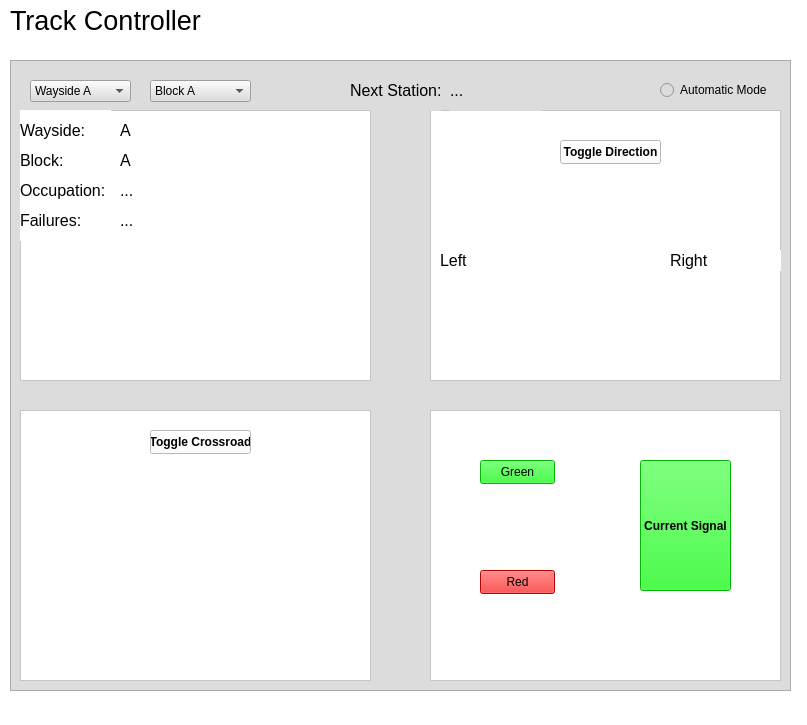
<?xml version="1.0" encoding="UTF-8"?>
<ui version="4.0">
 <class>MainWindow</class>
 <widget class="QMainWindow" name="MainWindow">
  <property name="geometry">
   <rect>
    <x>0</x>
    <y>0</y>
    <width>807</width>
    <height>725</height>
   </rect>
  </property>
  <property name="windowTitle">
   <string>MainWindow</string>
  </property>
  <property name="styleSheet">
   <string notr="true">background-color: rgb(255, 255, 255);</string>
  </property>
  <widget class="QWidget" name="centralwidget">
   <widget class="QLabel" name="name">
    <property name="geometry">
     <rect>
      <x>10</x>
      <y>0</y>
      <width>201</width>
      <height>41</height>
     </rect>
    </property>
    <property name="font">
     <font>
      <pointsize>20</pointsize>
     </font>
    </property>
    <property name="lineWidth">
     <number>1</number>
    </property>
    <property name="midLineWidth">
     <number>0</number>
    </property>
    <property name="text">
     <string>Track Controller</string>
    </property>
   </widget>
   <widget class="QFrame" name="frame">
    <property name="geometry">
     <rect>
      <x>10</x>
      <y>60</y>
      <width>781</width>
      <height>631</height>
     </rect>
    </property>
    <property name="styleSheet">
     <string notr="true">background-color: rgb(220, 220, 220);</string>
    </property>
    <property name="frameShape">
     <enum>QFrame::StyledPanel</enum>
    </property>
    <property name="frameShadow">
     <enum>QFrame::Raised</enum>
    </property>
    <widget class="QFrame" name="signalFrame">
     <property name="geometry">
      <rect>
       <x>420</x>
       <y>350</y>
       <width>351</width>
       <height>271</height>
      </rect>
     </property>
     <property name="styleSheet">
      <string notr="true">background-color: rgb(255, 255, 255);</string>
     </property>
     <property name="frameShape">
      <enum>QFrame::StyledPanel</enum>
     </property>
     <property name="frameShadow">
      <enum>QFrame::Raised</enum>
     </property>
     <widget class="QPushButton" name="greenButton">
      <property name="geometry">
       <rect>
        <x>50</x>
        <y>50</y>
        <width>75</width>
        <height>24</height>
       </rect>
      </property>
      <property name="styleSheet">
       <string notr="true">background-color: rgb(0, 255, 0);</string>
      </property>
      <property name="text">
       <string>Green</string>
      </property>
     </widget>
     <widget class="QPushButton" name="redButton">
      <property name="geometry">
       <rect>
        <x>50</x>
        <y>160</y>
        <width>75</width>
        <height>24</height>
       </rect>
      </property>
      <property name="styleSheet">
       <string notr="true">background-color: rgb(255, 0, 0);</string>
      </property>
      <property name="text">
       <string>Red</string>
      </property>
     </widget>
     <widget class="QPushButton" name="signalState">
      <property name="geometry">
       <rect>
        <x>210</x>
        <y>50</y>
        <width>91</width>
        <height>131</height>
       </rect>
      </property>
      <property name="font">
       <font>
        <bold>true</bold>
       </font>
      </property>
      <property name="styleSheet">
       <string notr="true">background-color: rgb(0, 255, 0);</string>
      </property>
      <property name="text">
       <string>Current Signal</string>
      </property>
      <property name="autoDefault">
       <bool>false</bool>
      </property>
     </widget>
    </widget>
    <widget class="QFrame" name="switchFrame">
     <property name="geometry">
      <rect>
       <x>420</x>
       <y>50</y>
       <width>351</width>
       <height>271</height>
      </rect>
     </property>
     <property name="styleSheet">
      <string notr="true">background-color: rgb(255, 255, 255);</string>
     </property>
     <property name="frameShape">
      <enum>QFrame::StyledPanel</enum>
     </property>
     <property name="frameShadow">
      <enum>QFrame::Raised</enum>
     </property>
     <widget class="QLabel" name="switchDirection">
      <property name="geometry">
       <rect>
        <x>120</x>
        <y>90</y>
        <width>131</width>
        <height>131</height>
       </rect>
      </property>
      <property name="text">
       <string>&lt;html&gt;&lt;head/&gt;&lt;body&gt;&lt;p&gt;&lt;img src=&quot;:/left/left.jpg&quot;/&gt;&lt;/p&gt;&lt;/body&gt;&lt;/html&gt;</string>
      </property>
     </widget>
     <widget class="QPushButton" name="toggleDirection">
      <property name="geometry">
       <rect>
        <x>130</x>
        <y>30</y>
        <width>101</width>
        <height>24</height>
       </rect>
      </property>
      <property name="font">
       <font>
        <bold>true</bold>
       </font>
      </property>
      <property name="text">
       <string>Toggle Direction</string>
      </property>
     </widget>
     <widget class="QLabel" name="leftBlock">
      <property name="geometry">
       <rect>
        <x>10</x>
        <y>140</y>
        <width>91</width>
        <height>21</height>
       </rect>
      </property>
      <property name="font">
       <font>
        <pointsize>12</pointsize>
       </font>
      </property>
      <property name="styleSheet">
       <string notr="true">border-color: rgb(0, 0, 0);</string>
      </property>
      <property name="lineWidth">
       <number>1</number>
      </property>
      <property name="midLineWidth">
       <number>0</number>
      </property>
      <property name="text">
       <string>Left</string>
      </property>
     </widget>
     <widget class="QLabel" name="rightBlock">
      <property name="geometry">
       <rect>
        <x>240</x>
        <y>140</y>
        <width>111</width>
        <height>21</height>
       </rect>
      </property>
      <property name="font">
       <font>
        <pointsize>12</pointsize>
       </font>
      </property>
      <property name="styleSheet">
       <string notr="true">border-color: rgb(0, 0, 0);</string>
      </property>
      <property name="lineWidth">
       <number>1</number>
      </property>
      <property name="midLineWidth">
       <number>0</number>
      </property>
      <property name="text">
       <string>Right</string>
      </property>
     </widget>
    </widget>
    <widget class="QLabel" name="stationLabel">
     <property name="geometry">
      <rect>
       <x>340</x>
       <y>10</y>
       <width>91</width>
       <height>41</height>
      </rect>
     </property>
     <property name="font">
      <font>
       <pointsize>12</pointsize>
      </font>
     </property>
     <property name="lineWidth">
      <number>1</number>
     </property>
     <property name="midLineWidth">
      <number>0</number>
     </property>
     <property name="text">
      <string>Next Station:</string>
     </property>
    </widget>
    <widget class="QRadioButton" name="modeButton">
     <property name="geometry">
      <rect>
       <x>650</x>
       <y>20</y>
       <width>121</width>
       <height>20</height>
      </rect>
     </property>
     <property name="text">
      <string>Automatic Mode</string>
     </property>
    </widget>
    <widget class="QFrame" name="dataFrame">
     <property name="geometry">
      <rect>
       <x>10</x>
       <y>50</y>
       <width>351</width>
       <height>271</height>
      </rect>
     </property>
     <property name="styleSheet">
      <string notr="true">background-color: rgb(255, 255, 255);</string>
     </property>
     <property name="frameShape">
      <enum>QFrame::StyledPanel</enum>
     </property>
     <property name="frameShadow">
      <enum>QFrame::Raised</enum>
     </property>
     <widget class="QLabel" name="waysideData">
      <property name="geometry">
       <rect>
        <x>100</x>
        <y>10</y>
        <width>131</width>
        <height>21</height>
       </rect>
      </property>
      <property name="font">
       <font>
        <pointsize>12</pointsize>
       </font>
      </property>
      <property name="styleSheet">
       <string notr="true">border-color: rgb(0, 0, 0);</string>
      </property>
      <property name="lineWidth">
       <number>1</number>
      </property>
      <property name="midLineWidth">
       <number>0</number>
      </property>
      <property name="text">
       <string>A</string>
      </property>
     </widget>
     <widget class="QLabel" name="waysideLabel">
      <property name="geometry">
       <rect>
        <x>0</x>
        <y>0</y>
        <width>91</width>
        <height>41</height>
       </rect>
      </property>
      <property name="font">
       <font>
        <pointsize>12</pointsize>
       </font>
      </property>
      <property name="lineWidth">
       <number>1</number>
      </property>
      <property name="midLineWidth">
       <number>0</number>
      </property>
      <property name="text">
       <string>Wayside:</string>
      </property>
     </widget>
     <widget class="QLabel" name="blockData">
      <property name="geometry">
       <rect>
        <x>100</x>
        <y>40</y>
        <width>131</width>
        <height>21</height>
       </rect>
      </property>
      <property name="font">
       <font>
        <pointsize>12</pointsize>
       </font>
      </property>
      <property name="styleSheet">
       <string notr="true">border-color: rgb(0, 0, 0);</string>
      </property>
      <property name="lineWidth">
       <number>1</number>
      </property>
      <property name="midLineWidth">
       <number>0</number>
      </property>
      <property name="text">
       <string>A</string>
      </property>
     </widget>
     <widget class="QLabel" name="blockLabel">
      <property name="geometry">
       <rect>
        <x>0</x>
        <y>30</y>
        <width>91</width>
        <height>41</height>
       </rect>
      </property>
      <property name="font">
       <font>
        <pointsize>12</pointsize>
       </font>
      </property>
      <property name="lineWidth">
       <number>1</number>
      </property>
      <property name="midLineWidth">
       <number>0</number>
      </property>
      <property name="text">
       <string>Block:</string>
      </property>
     </widget>
     <widget class="QLabel" name="occupationData">
      <property name="geometry">
       <rect>
        <x>100</x>
        <y>70</y>
        <width>131</width>
        <height>21</height>
       </rect>
      </property>
      <property name="font">
       <font>
        <pointsize>12</pointsize>
       </font>
      </property>
      <property name="styleSheet">
       <string notr="true">border-color: rgb(0, 0, 0);</string>
      </property>
      <property name="lineWidth">
       <number>1</number>
      </property>
      <property name="midLineWidth">
       <number>0</number>
      </property>
      <property name="text">
       <string>...</string>
      </property>
     </widget>
     <widget class="QLabel" name="occupationLabel">
      <property name="geometry">
       <rect>
        <x>0</x>
        <y>60</y>
        <width>91</width>
        <height>41</height>
       </rect>
      </property>
      <property name="font">
       <font>
        <pointsize>12</pointsize>
       </font>
      </property>
      <property name="lineWidth">
       <number>1</number>
      </property>
      <property name="midLineWidth">
       <number>0</number>
      </property>
      <property name="text">
       <string>Occupation:</string>
      </property>
     </widget>
     <widget class="QLabel" name="failureLabel">
      <property name="geometry">
       <rect>
        <x>0</x>
        <y>90</y>
        <width>91</width>
        <height>41</height>
       </rect>
      </property>
      <property name="font">
       <font>
        <pointsize>12</pointsize>
       </font>
      </property>
      <property name="lineWidth">
       <number>1</number>
      </property>
      <property name="midLineWidth">
       <number>0</number>
      </property>
      <property name="text">
       <string>Failures:</string>
      </property>
     </widget>
     <widget class="QLabel" name="failureData">
      <property name="geometry">
       <rect>
        <x>100</x>
        <y>100</y>
        <width>131</width>
        <height>21</height>
       </rect>
      </property>
      <property name="font">
       <font>
        <pointsize>12</pointsize>
       </font>
      </property>
      <property name="styleSheet">
       <string notr="true">border-color: rgb(0, 0, 0);</string>
      </property>
      <property name="lineWidth">
       <number>1</number>
      </property>
      <property name="midLineWidth">
       <number>0</number>
      </property>
      <property name="text">
       <string>...</string>
      </property>
     </widget>
    </widget>
    <widget class="QComboBox" name="wayside">
     <property name="geometry">
      <rect>
       <x>20</x>
       <y>20</y>
       <width>101</width>
       <height>22</height>
      </rect>
     </property>
     <item>
      <property name="text">
       <string>Wayside A</string>
      </property>
     </item>
    </widget>
    <widget class="QFrame" name="crossroadFrame">
     <property name="geometry">
      <rect>
       <x>10</x>
       <y>350</y>
       <width>351</width>
       <height>271</height>
      </rect>
     </property>
     <property name="styleSheet">
      <string notr="true">background-color: rgb(255, 255, 255);</string>
     </property>
     <property name="frameShape">
      <enum>QFrame::StyledPanel</enum>
     </property>
     <property name="frameShadow">
      <enum>QFrame::Raised</enum>
     </property>
     <widget class="QLabel" name="crossroadStatus">
      <property name="geometry">
       <rect>
        <x>90</x>
        <y>70</y>
        <width>161</width>
        <height>161</height>
       </rect>
      </property>
      <property name="text">
       <string>&lt;html&gt;&lt;head/&gt;&lt;body&gt;&lt;p&gt;&lt;img src=&quot;:/crossc/crossc.jpg&quot;/&gt;&lt;/p&gt;&lt;/body&gt;&lt;/html&gt;</string>
      </property>
     </widget>
     <widget class="QPushButton" name="toggleCrossroad">
      <property name="geometry">
       <rect>
        <x>130</x>
        <y>20</y>
        <width>101</width>
        <height>24</height>
       </rect>
      </property>
      <property name="font">
       <font>
        <bold>true</bold>
       </font>
      </property>
      <property name="text">
       <string>Toggle Crossroad</string>
      </property>
     </widget>
    </widget>
    <widget class="QComboBox" name="block">
     <property name="geometry">
      <rect>
       <x>140</x>
       <y>20</y>
       <width>101</width>
       <height>22</height>
      </rect>
     </property>
     <item>
      <property name="text">
       <string>Block A</string>
      </property>
     </item>
    </widget>
    <widget class="QLabel" name="stationData">
     <property name="geometry">
      <rect>
       <x>440</x>
       <y>10</y>
       <width>91</width>
       <height>41</height>
      </rect>
     </property>
     <property name="font">
      <font>
       <pointsize>12</pointsize>
      </font>
     </property>
     <property name="lineWidth">
      <number>1</number>
     </property>
     <property name="midLineWidth">
      <number>0</number>
     </property>
     <property name="text">
      <string>...</string>
     </property>
    </widget>
   </widget>
   <zorder>frame</zorder>
   <zorder>name</zorder>
  </widget>
  <widget class="QMenuBar" name="menubar">
   <property name="geometry">
    <rect>
     <x>0</x>
     <y>0</y>
     <width>807</width>
     <height>22</height>
    </rect>
   </property>
  </widget>
 </widget>
 <resources>
  <include location="Images/left.qrc"/>
  <include location="Images/crosso.qrc"/>
  <include location="Images/crosso.qrc"/>
  <include location="Images/crossc.qrc"/>
 </resources>
 <connections/>
</ui>
